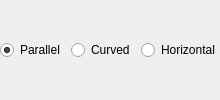
                           <widget class="QWidget" name="pageLine">
                            <layout class="QGridLayout" name="gridLayout_14">
                             <property name="leftMargin">
                              <number>0</number>
                             </property>
                             <property name="topMargin">
                              <number>0</number>
                             </property>
                             <property name="rightMargin">
                              <number>0</number>
                             </property>
                             <property name="bottomMargin">
                              <number>0</number>
                             </property>
                             <item row="0" column="1">
                              <widget class="QRadioButton" name="radLineCurved">
                               <property name="sizePolicy">
                                <sizepolicy hsizetype="Maximum" vsizetype="Fixed">
                                 <horstretch>0</horstretch>
                                 <verstretch>0</verstretch>
                                </sizepolicy>
                               </property>
                               <property name="text">
                                <string>Curved</string>
                               </property>
                              </widget>
                             </item>
                             <item row="0" column="0">
                              <widget class="QRadioButton" name="radLineParallel">
                               <property name="sizePolicy">
                                <sizepolicy hsizetype="Maximum" vsizetype="Fixed">
                                 <horstretch>0</horstretch>
                                 <verstretch>0</verstretch>
                                </sizepolicy>
                               </property>
                               <property name="text">
                                <string>Parallel</string>
                               </property>
                               <property name="checked">
                                <bool>true</bool>
                               </property>
                              </widget>
                             </item>
                             <item row="0" column="2">
                              <widget class="QRadioButton" name="radLineHorizontal">
                               <property name="text">
                                <string>Horizontal</string>
                               </property>
                              </widget>
                             </item>
                            </layout>
                           </widget>
